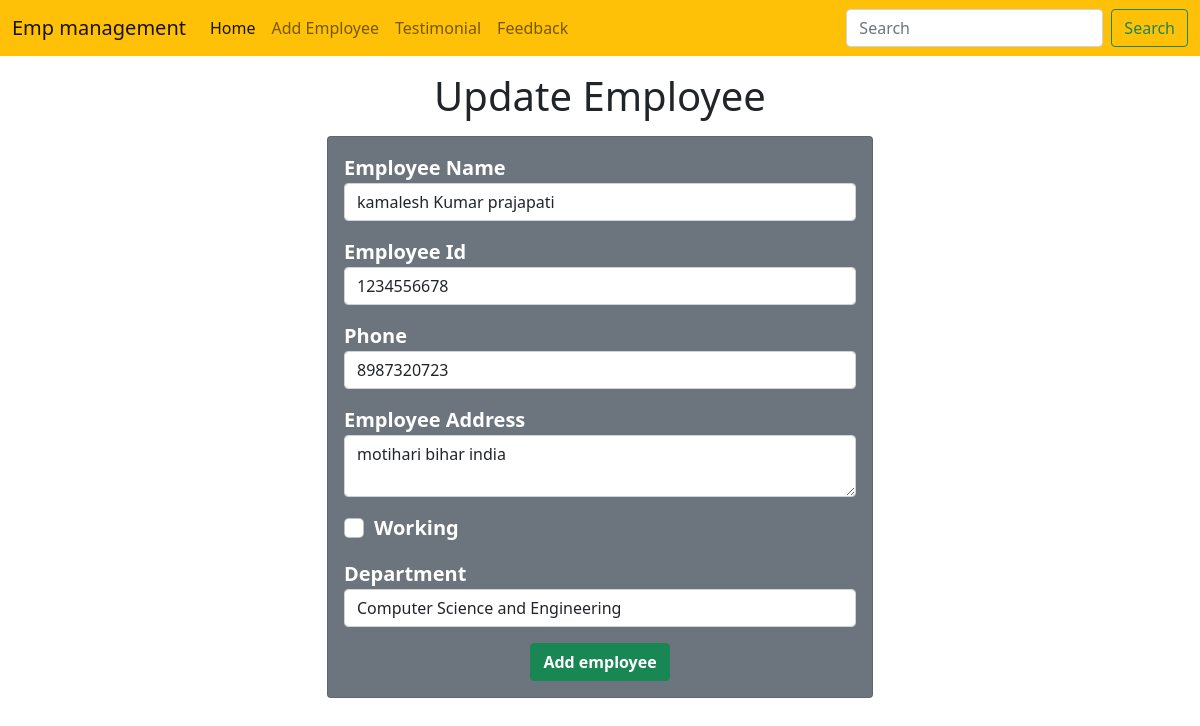
Screenshot of /emp/update-emp/2 with the database file from the repository.
### emp/models.py (models this page shows)
class Emp(models.Model):
    name=models.CharField(max_length=200)
    emp_id=models.CharField(max_length=200)
    phone=models.CharField(max_length=200)
    address=models.CharField(max_length=200)
    working=models.BooleanField(default=True)
    department=models.CharField(max_length=10)

### emp/views.py (the view)
# urls.py: path("update-emp/<int:emp_id>",update_emp),
def update_emp(request,emp_id):
    emp=Emp.objects.get(pk=emp_id)
    return render(request,"emp/update_emp.html",{
        'emp':emp
    })

### templates/emp/update_emp.html (shortened to what this page needs)
<!doctype html>
<html lang="en">
  <head>
    <link href="https://cdn.jsdelivr.net/npm/bootstrap@5.0.2/dist/css/bootstrap.min.css" rel="stylesheet">
  </head>
  <body>
     {% include 'emp/Navbar.html' %}
    <h1 class="text-center my-3 ">Update Employee</h1>
    <div class="container">
        <div class="row">
            <div class="col-md-6 offset-md-3">
                <div class="card  bg-secondary text-white fw-bold fs-5">
                    <div class="card-body">
                        <form action="/emp/do-update-emp/{{emp.id}}" method="POST">
                            <div class="mb-3">
                                <label for="name">Employee Name</label>
                                <input
                                type="text"
                                class="form-control"
                                name="emp_name"
                                value="{{emp.name}}"
                                placeholder="Enter Employee Name">
                            </div>
                            <div class="mb-3">
                                <label for="id">Employee Id</label>
                                <input type="text" name="emp_id" id="id" value="{{emp.emp_id}}" class="form-control" placeholder="Enter Employee Id">
                            </div>
                            <div class="mb-3">
                                <label for="phone">Phone</label>
                                <input type="text" id="phone" name="emp_phone" value="{{emp.phone}}" class="form-control" placeholder="Enter Employee Phone">
                            </div>
                            <div class="mb-3">
                                <label for="address">Employee Address</label>
                               <textarea name="emp_address" id="address" class="form-control" row="5">{{emp.address}}</textarea>
                            </div>
                            <div class="mb-3 form-check">
                                <label for="working">Working</label>
                               <input type="checkbox" {% if emp.working %} checked {% endif  %}  name="emp_work" value="{{emp.working}}" class="form-check-input">
                            </div>
                            <div class="mb-3">
                                <label for="deparment">Department</label>
                                <select name="emp_department" value="{{emp.department}}" id="department" class="form-control">
                                    <option value="CSE">Computer Science and Engineering</option>
                                </select>
                            </div>
                            <div class="container text-center ">
                                <button class="btn btn-success fw-bold">Add employee</button>
                            </div>
                        </form>
                    </div>
                </div>
            </div>
        </div>
    </div>
  </body>
</html>

### rows the page displays
Emp: emp_name "kamalesh Kumar prajapati", emp_id "1234556678", emp_phone "8987320723", emp_address "motihari bihar india", emp_department "Computer Science and Engineering"
